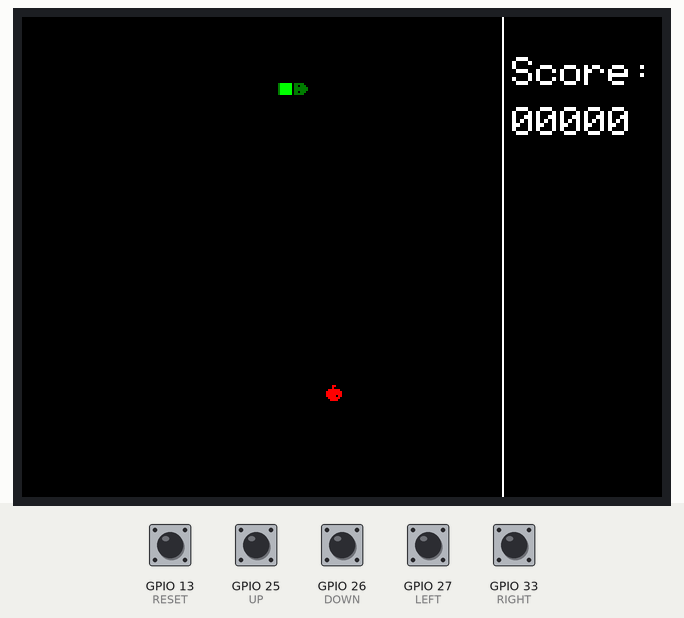
Simulated run of this program. Board: ESP32. On the bench: 320×240 colour display. The inputs (shaded band) are chosen by the test bench; at power-on: GPIO 13 (RESET), GPIO 25 (UP), GPIO 26 (DOWN), GPIO 27 (LEFT), GPIO 33 (RIGHT) HIGH. Random numbers use the default seed unless the program sets one; what the program prints to the serial monitor is not drawn.

Above: at 1.58 s.
1.6 s: GPIO 25 (UP) pulled LOW for 0.15 s
At 2.24 s:
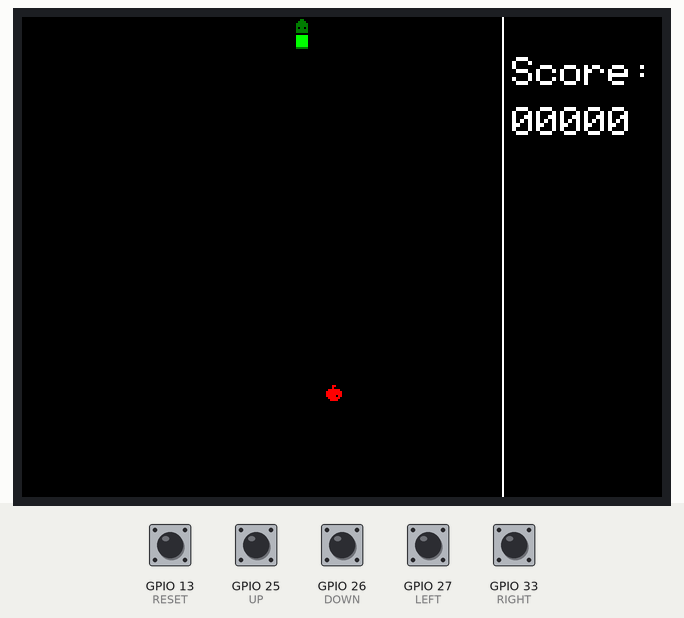
2.3 s: GPIO 13 (RESET) pulled LOW for 0.15 s
At 2.49 s:
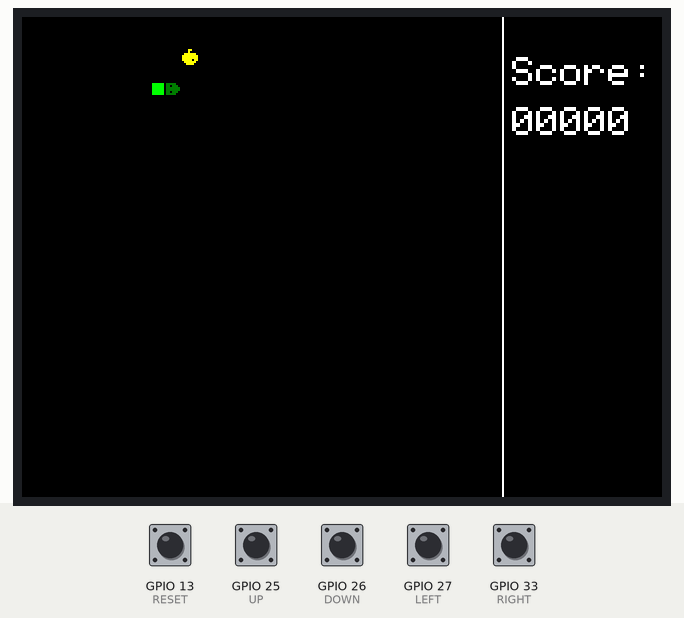
3.0 s: GPIO 26 (DOWN) pulled LOW for 0.15 s
At 3.09 s:
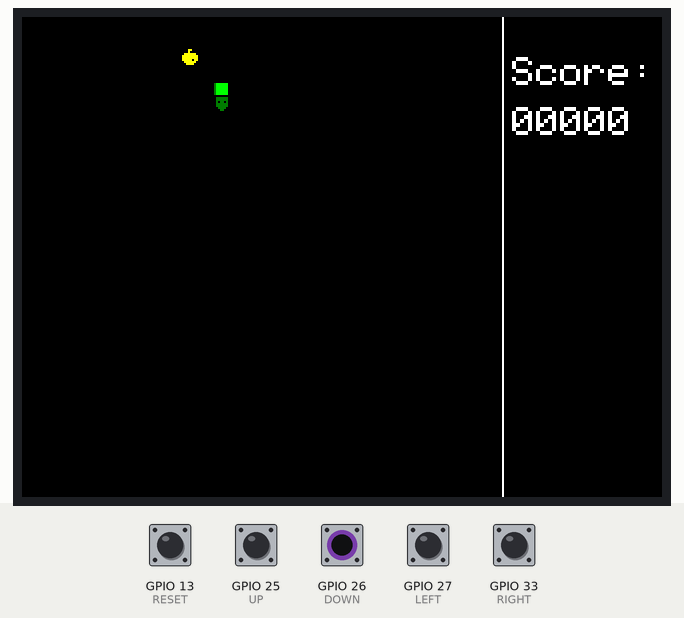
3.7 s: GPIO 27 (LEFT) pulled LOW for 0.15 s
At 3.85 s:
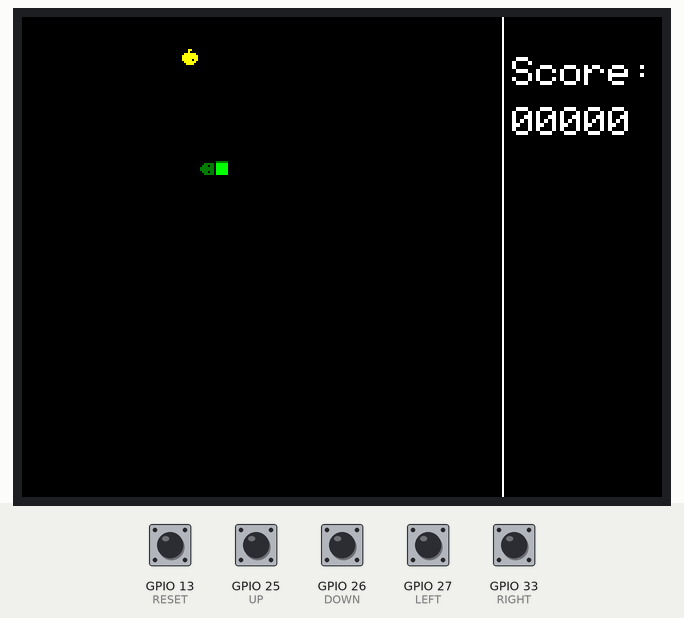
4.4 s: GPIO 25 (UP) pulled LOW for 1 s
At 4.6 s:
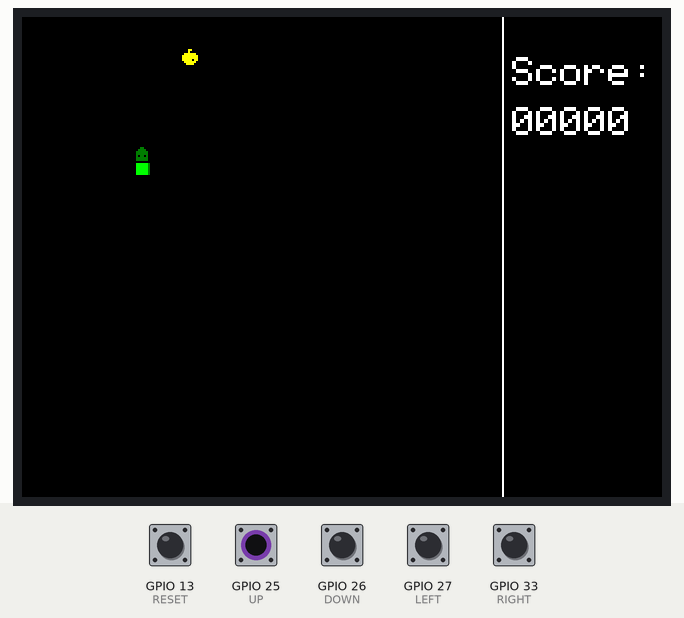
6.0 s: GPIO 13 (RESET) pulled LOW for 1 s
At 10.3 s:
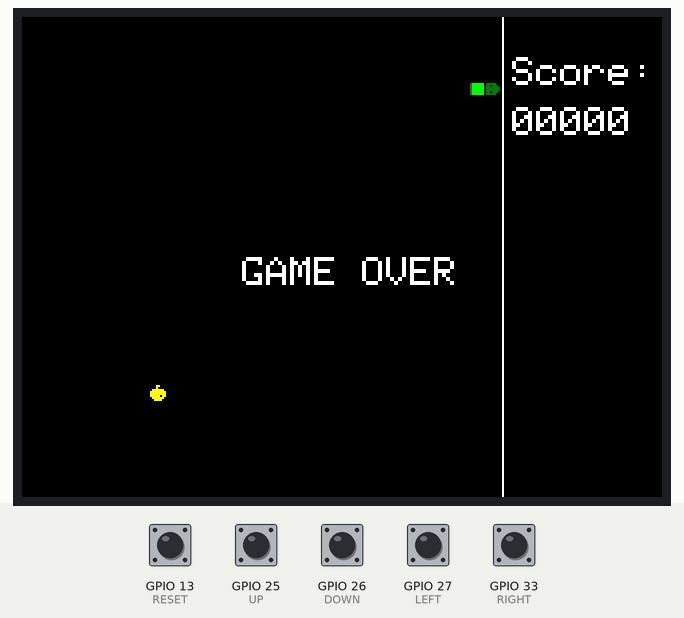
Timing chart, 0 to 10.7 s (numbered marks = the images above; inputs shaded):
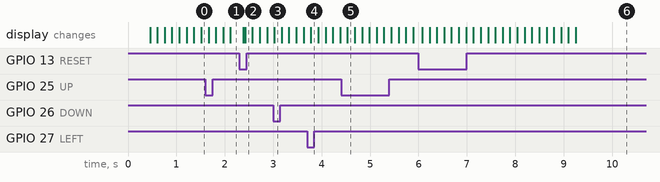

Measured:
- after the input at 2.3 s, the display: first changes after 0.08 s (image 2 shows a later state)
- after the input at 6.0 s, the display: first changes after 0.08 s (image 6 shows a later state)

The program:

main.cpp
```cpp
#include <Arduino.h>
#include <display.h>
#include <snake_game.h>
#include <config.h>

void IRAM_ATTR upISR() {
  if(gameOver) return;
  unsigned long currInterrruptTime = millis();
  if (currInterrruptTime - lastInterruptTime[0] > 100) {
    isUp = true;
    lastInterruptTime[0] = currInterrruptTime;
  }
}

void IRAM_ATTR downISR() {
  if(gameOver) return;
  unsigned long currInterrruptTime = millis();
  if (currInterrruptTime - lastInterruptTime[1] > 100) {
    isDown = true;
    lastInterruptTime[1] = currInterrruptTime;
  }
}

void IRAM_ATTR leftISR() {
  if(gameOver) return;
  unsigned long currInterrruptTime = millis();
  if (currInterrruptTime - lastInterruptTime[2] > 100) {
    isLeft = true;
    lastInterruptTime[2] = currInterrruptTime;
  }
}

void IRAM_ATTR rightISR() {
  if(gameOver) return;
  unsigned long currInterrruptTime = millis();
  if (currInterrruptTime - lastInterruptTime[3] > 100) {
    isRight = true;
    lastInterruptTime[3] = currInterrruptTime;
  }
}

void IRAM_ATTR resetISR() {
  unsigned long currInterruptTime = millis();
  if(currInterruptTime - lastResetInterruptTime > 100) {
    reseted = true;
    lastResetInterruptTime = currInterruptTime;
  }
}

void setup() {
    Serial.begin(9600);
    // Initialize buttons
    pinMode(UP, INPUT_PULLUP);
    pinMode(DOWN, INPUT_PULLUP);
    pinMode(LEFT, INPUT_PULLUP);
    pinMode(RIGHT, INPUT_PULLUP);
    pinMode(RESET, INPUT_PULLUP);

    // Attach Interrupts
    attachInterrupt(UP, upISR, FALLING);
    attachInterrupt(DOWN, downISR, FALLING);
    attachInterrupt(LEFT, leftISR, FALLING);
    attachInterrupt(RIGHT, rightISR, FALLING);
    attachInterrupt(RESET, resetISR, FALLING);

    initDisplay();
    Serial.println("TFT Display initialized");

    gameReset(); // Khởi tạo toàn bộ Game
}

void loop() {
    currTime = millis();

    if(!gameOver)
    {
        // Prevent future reset flag lingering
        if (reseted) reseted = false;
        if(currTime - prevTime > moveDelay)
        {
            prevTime = currTime;

            readDirection();
            move();
            bool ate = eat();
            isGameOver();
            if (!gameOver)
            {
              // Xử lý điểm số
              score = (nTail - 1) * 10;
              if (score != prevScore)
              {
                  drawScore();
                  prevScore = score;
              }

              renderBoard(ate);
            }

        }
    }
    else
    {
        // Chết thì vẽ UI Game Over (có chốt khóa chống chớp bên trong hàm)
        drawGameOverUI();

        // Đợi người chơi bấm Reset
        if (reseted) {
            gameReset();
            reseted = false;
        }
    }
}
```

display.cpp
```cpp
#include <display.h>
#include <config.h>

TFT_eSPI tft_snake;
TFT_eSprite snakeCanvas = TFT_eSprite(&tft_snake);
void initDisplay()
{
    tft_snake.init();
    tft_snake.setRotation(1);
    tft_snake.fillScreen(TFT_BLACK);


}
```

display.h
```cpp
#pragma once
#include <TFT_eSPI.h>

extern TFT_eSPI tft_snake;
void initDisplay();
```

snake_bait.cpp
```cpp
#include <snake_bait.h>

int headX = 64;
int headY = 32;
int prevTailX = -1;
int prevTailY = -1;
direction snakeDir = stop;
int nTail = 1;
int tailX[100];
int tailY[100];

const uint16_t baitColor[2] = {TFT_YELLOW, TFT_RED};
```

snake_bait.h
```cpp
#pragma once
#include <Arduino.h>
#include <display.h>

enum direction {stop = 0, up, down, left, right};

//Snake
extern int headX;
extern int headY;
extern int prevTailX;
extern int prevTailY;
extern direction snakeDir;
extern int nTail;
extern int tailX[100];
extern int tailY[100];

//Bait
extern const uint16_t baitColor[2];
```

snake_game.cpp
```cpp
#include <snake_game.h>
#include <snake_bait.h>
#include <display.h>
#include <config.h>

const int moveDelay = 150;
unsigned long prevTime = 0;
unsigned long currTime = 0;
int prevScore = -1;
int score = 0;
bool drewGameOverUI = false;
Bait bait;
const uint8_t baitBmp[8] PROGMEM = {0x18, 0x10, 0x7e, 0xff, 0xff, 0xfb, 0x7e, 0x3c};
const uint8_t headUp[8] PROGMEM = {0x00, 0x18, 0x3c, 0x7e, 0x7e, 0x5a, 0x7e, 0x7e};
const uint8_t headDown[8] PROGMEM = {0x7e, 0x7e, 0x5a, 0x7e, 0x7e, 0x3c, 0x18, 0x00};
const uint8_t headLeft[8] PROGMEM = {0x00, 0x1f, 0x3b, 0x7f, 0x7f, 0x3b, 0x1f, 0x00};
const uint8_t headRight[8] PROGMEM = {0x00, 0xf8, 0xdc, 0xfe, 0xfe, 0xdc, 0xf8, 0x00};
const uint8_t snakeBody[8] PROGMEM = {0x00, 0x7e, 0x7e, 0x7e, 0x7e, 0x7e, 0x7e, 0x00};
void initBait()
{
    int type = random(0, 2);
    bait.baitColor = baitColor[type];
    // x, y must be even cause BLOCK_SIZE = 8
    int maxCol = SNAKE_BOARD_WIDTH / SNAKE_BLOCK_SIZE;
    int maxRow = SNAKE_BOARD_HEIGHT / SNAKE_BLOCK_SIZE;
    bool valid = false;

    while(!valid)
    {
        valid = true;
        bait.x = random(0, maxCol) * SNAKE_BLOCK_SIZE;
        bait.y = random(0, maxRow) * SNAKE_BLOCK_SIZE;
        if(headX == bait.x && headY == bait.y)
        {
            valid = false;
            continue;
        }
        for (int i = 0; i < nTail; ++i)
        {
            if(tailX[i] == bait.x && tailY[i] == bait.y)
            {
                valid = false;
                break;
            }
        }
    }
}

// Reset snake to normal state
void resetSnake() {
    headX = 64;
    headY = 32;
    nTail = 1;
}

void readDirection()
{
    // Đọc cờ ngắt và chặn lỗi quay đầu 180 độ
    if (isUp && snakeDir != down) {
        snakeDir = up;
    }
    else if (isDown && snakeDir != up) {
        snakeDir = down;
    }
    else if (isLeft && snakeDir != right) {
        snakeDir = left;
    }
    else if (isRight && snakeDir != left) {
        snakeDir = right;
    }

    isUp = false;
    isDown = false;
    isLeft = false;
    isRight = false;
}

void move()
{
    prevTailX = tailX[nTail-1];
    prevTailY = tailY[nTail-1];
    int prevX = tailX[0];
    int prevY = tailY[0];
    tailX[0] = headX;
    tailY[0] = headY;
    int tempX, tempY;
    for (int i = 1; i < nTail; ++i)
    {
        tempX = tailX[i];
        tempY = tailY[i];
        tailX[i] = prevX;
        tailY[i] = prevY;
        prevX = tempX;
        prevY = tempY;
    }
    switch(snakeDir)
    {
        case up:
            headY-=SNAKE_BLOCK_SIZE;
            break;
        case down:
            headY+=SNAKE_BLOCK_SIZE;
            break;
        case left:
            headX-=SNAKE_BLOCK_SIZE;
            break;
        case right:
            headX+=SNAKE_BLOCK_SIZE;
            break;
    }
    // if (headX < 0) headX = SNAKE_BOARD_WIDTH - SNAKE_BLOCK_SIZE; else if (headX >= SNAKE_BOARD_WIDTH) headX = 0;
    // if (headY < 0) headY = SNAKE_BOARD_HEIGHT - SNAKE_BLOCK_SIZE; else if (headY >= SNAKE_BOARD_HEIGHT) headY = 0;

}

void isGameOver()
{
    if(headX < 0 || headX >= SNAKE_BOARD_WIDTH || headY < 0 || headY >= SNAKE_BOARD_HEIGHT)
       gameOver = true;
    for (int i = 0; i < nTail - 1; ++i)
    {
        if (headX == tailX[i] && headY == tailY[i])
        {
            gameOver = true;
            break;
        }
    }
}

bool eat()
{
    if (headX == bait.x && headY == bait.y)
    {
        tft_snake.drawBitmap(bait.x, bait.y, baitBmp, SNAKE_BLOCK_SIZE, SNAKE_BLOCK_SIZE, TFT_BLACK); //Delete bait
        nTail++;
        initBait();
        return true;
    }
    return false;
}

void drawSnake(bool& ate)
{
    if(true)
    {
        tft_snake.fillRect(prevTailX, prevTailY, SNAKE_BLOCK_SIZE, SNAKE_BLOCK_SIZE, TFT_BLACK);
    }
    // 1. CHỌN MẢNG ĐẦU RẮN THEO HƯỚNG
    const uint8_t* currentHeadBmp = headRight; // Mặc định nếu mới vào game
    if (snakeDir == up) currentHeadBmp = headUp;
    else if (snakeDir == down) currentHeadBmp = headDown;
    else if (snakeDir == left) currentHeadBmp = headLeft;
    else if (snakeDir == right) currentHeadBmp = headRight;
    // 3. VẼ THÂN RẮN BẰNG BITMAP
    tft_snake.drawBitmap(tailX[0], tailY[0], snakeBody, SNAKE_BLOCK_SIZE, SNAKE_BLOCK_SIZE, TFT_GREEN);

    // 2. VẼ ĐẦU RẮN
    tft_snake.drawBitmap(headX, headY, currentHeadBmp, SNAKE_BLOCK_SIZE, SNAKE_BLOCK_SIZE, TFT_DARKGREEN);


}


void drawBait()
{
    tft_snake.drawBitmap(bait.x, bait.y, baitBmp, SNAKE_BLOCK_SIZE, SNAKE_BLOCK_SIZE, bait.baitColor);
}
void drawPlayingUI()
{
    tft_snake.drawFastVLine(SNAKE_BOARD_WIDTH, 0, SNAKE_BOARD_HEIGHT, TFT_WHITE);
    tft_snake.setTextSize(2);
    tft_snake.setTextColor(TFT_WHITE);
    tft_snake.setCursor(SNAKE_BOARD_WIDTH + 5, 20);
    tft_snake.println("Score: ");
}

void drawScore()
{
    tft_snake.setTextSize(2);
    tft_snake.setTextColor(TFT_WHITE, TFT_BLACK); // Xóa nền đen
    tft_snake.setCursor(SNAKE_BOARD_WIDTH + 5, 45);
    tft_snake.printf("%05d", score); // In 5 chữ số giống Tetris
}

void renderBoard(bool &ate)
{
    drawSnake(ate);
    if(ate)

        drawBait();
}

void drawGameOverUI()
{
    if(!drewGameOverUI)
    {
        tft_snake.setTextSize(2);
        tft_snake.setTextColor(TFT_WHITE);
        tft_snake.setCursor(SCREEN_WIDTH/2 - 50, SCREEN_HEIGHT/2);
        tft_snake.println("GAME OVER");
        drewGameOverUI = true;
    }

}

void gameReset()
{
    score = 0;
    prevScore = -1; // Ép vẽ lại điểm số lần đầu
    headX = 64;
    headY = 32;
    nTail = 1;
    snakeDir = right;
    gameOver = false;

    tft_snake.fillScreen(TFT_BLACK);
    drewGameOverUI = false;
    drawPlayingUI(); // Khởi tạo lại khung UI tĩnh
    initBait();
    drawBait();
}
```

snake_game.h
```cpp
#pragma once
#include <Arduino.h>
#include <snake_bait.h>

//Game
extern const int moveDelay;
extern unsigned long prevTime;
extern unsigned long currTime;

extern int prevScore;
extern int score;
extern bool drewGameOverUI;

struct Bait
{
    int x;
    int y;
    uint16_t baitColor;
};

extern Bait bait;
extern const uint8_t baitBmp[8] PROGMEM;
extern const uint8_t headUp[8] PROGMEM;
extern const uint8_t headDown[8] PROGMEM;
extern const uint8_t headLeft[8] PROGMEM;
extern const uint8_t headRight[8] PROGMEM;
extern const uint8_t snakeBody[8] PROGMEM;

void initBait();
void readDirection();
void move();
bool eat();
void drawSnake();
void eraseSnakeTail();
void drawBait();
void isGameOver();
void drawPlayingUI();
void drawScore();
void drawGameOverUI();
void renderBoard(bool& ate);
void gameReset();
```

config.cpp
```cpp
#include <config.h>

bool gameOver = false;
volatile bool isUp = false;
volatile bool isDown = false;
volatile bool isLeft = false;
volatile bool isRight = false;
volatile bool reseted = false;
volatile unsigned long lastInterruptTime[4] = {0, 0, 0, 0};
volatile unsigned long lastResetInterruptTime = 0;
```

config.h
```cpp
#pragma once

//Screen definitions
#define SCREEN_WIDTH 320
#define SCREEN_HEIGHT 240

//Buttons
#define UP 25
#define DOWN 26
#define LEFT 27
#define RIGHT 33
#define RESET 13
//Game definitions
#define SNAKE_BLOCK_SIZE 8
#define SNAKE_BOARD_NUM_ROW 30
#define SNAKE_BOARD_NUM_COL 30
#define SNAKE_BOARD_WIDTH (SNAKE_BOARD_NUM_COL * SNAKE_BLOCK_SIZE)
#define SNAKE_BOARD_HEIGHT (SNAKE_BOARD_NUM_ROW * SNAKE_BLOCK_SIZE)
#define SNAKE_UI_WIDTH (SCREEN_WIDTH - SNAKE_BOARD_WIDTH)
#define SNAKE_UI_HEIGHT SCREEN_HEIGHT
#define SNAKE_BOARD_OFFSET_X 0
#define SNAKE_BOARD_OFFSET_Y 0
//Stop ISR flag
extern bool gameOver;
extern volatile bool isUp;
extern volatile bool isDown;
extern volatile bool isLeft;
extern volatile bool isRight;
extern volatile bool reseted;
extern volatile unsigned long lastInterruptTime[4];
extern volatile unsigned long lastResetInterruptTime;
```
